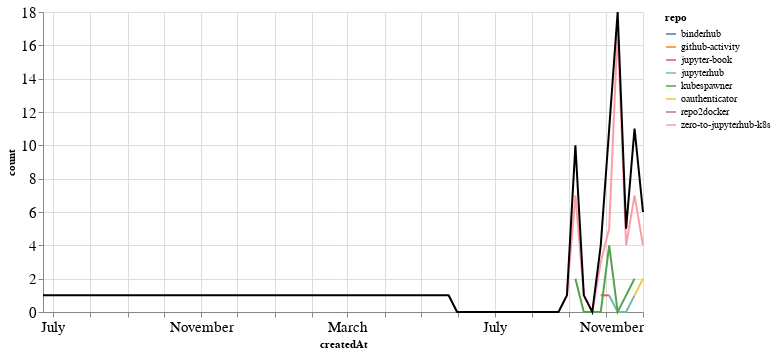

The notebook cell saved with this chart:
### Markdown cell above
## PRs

### Code cell
prs_time = prs.groupby('repo').resample('W', on='createdAt').count()['author'].reset_index()
prs_time = prs_time.rename(columns={'author': 'count'})
prs_time_total = prs_time.groupby('createdAt').agg({"count": "sum"}).reset_index()

ch1 = alt.Chart(prs_time, width=600).mark_line().encode(
    x='createdAt',
    y='count',
    color='repo',
    tooltip="repo"
)

ch2 = alt.Chart(prs_time_total, width=600).mark_line(color="black").encode(
    x='createdAt',
    y='count',
)

ch1 + ch2

### Figure 1 — Vega-Lite specification as saved in the notebook (floating-point values rounded to 4 significant figures)
{"config": {"axisLeft": {"labelFontSize": 15}, "axisBottom": {"labelFontSize": 15}}, "layer": [{"data": {"name": "data-5f4d20eecaedc1c922bbb3a88d377025"}, "mark": "line", "encoding": {"color": {"type": "nominal", "field": "repo"}, "tooltip": {"type": "nominal", "field": "repo"}, "x": {"type": "temporal", "field": "createdAt"}, "y": {"type": "quantitative", "field": "count"}}, "width": 600}, {"data": {"name": "data-9c8b4d2a4b2833ab6aa5a029981feb08"}, "mark": {"type": "line", "color": "black"}, "encoding": {"x": {"type": "temporal", "field": "createdAt"}, "y": {"type": "quantitative", "field": "count"}}, "width": 600}], "$schema": "https://vega.github.io/schema/vega-lite/v4.8.1.json", "datasets": {"data-5f4d20eecaedc1c922bbb3a88d377025": [{"repo": "binderhub", "createdAt": "2020-09-06T00:00:00", "count": 1}, {"repo": "github-activity", "createdAt": "2020-10-11T00:00:00", "count": 1}, {"repo": "jupyter-book", "createdAt": "2020-09-27T00:00:00", "count": 1}, {"repo": "jupyter-book", "createdAt": "2020-10-04T00:00:00", "count": 1}, {"repo": "jupyterhub", "createdAt": "2020-10-04T00:00:00", "count": 1}, {"repo": "jupyterhub", "createdAt": "2020-10-11T00:00:00", "count": 0}, {"repo": "jupyterhub", "createdAt": "2020-10-18T00:00:00", "count": 0}, {"repo": "jupyterhub", "createdAt": "2020-10-25T00:00:00", "count": 1}, {"repo": "kubespawner", "createdAt": "2020-09-06T00:00:00", "count": 2}, {"repo": "kubespawner", "createdAt": "2020-09-13T00:00:00", "count": 0}, {"repo": "kubespawner", "createdAt": "2020-09-20T00:00:00", "count": 0}, {"repo": "kubespawner", "createdAt": "2020-09-27T00:00:00", "count": 0}, {"repo": "kubespawner", "createdAt": "2020-10-04T00:00:00", "count": 4}, {"repo": "kubespawner", "createdAt": "2020-10-11T00:00:00", "count": 0}, {"repo": "kubespawner", "createdAt": "2020-10-18T00:00:00", "count": 1}, {"repo": "kubespawner", "createdAt": "2020-10-25T00:00:00", "count": 2}, {"repo": "oauthenticator", "createdAt": "2020-10-25T00:00:00", "count": 1}, {"repo": "oauthenticator", "createdAt": "2020-11-01T00:00:00", "count": 2}, {"repo": "repo2docker", "createdAt": "2019-06-23T00:00:00", "count": 1}, {"repo": "zero-to-jupyterhub-k8s", "createdAt": "2020-05-24T00:00:00", "count": 1}, {"repo": "zero-to-jupyterhub-k8s", "createdAt": "2020-05-31T00:00:00", "count": 0}, {"repo": "zero-to-jupyterhub-k8s", "createdAt": "2020-06-07T00:00:00", "count": 0}, {"repo": "zero-to-jupyterhub-k8s", "createdAt": "2020-06-14T00:00:00", "count": 0}, {"repo": "zero-to-jupyterhub-k8s", "createdAt": "2020-06-21T00:00:00", "count": 0}, {"repo": "zero-to-jupyterhub-k8s", "createdAt": "2020-06-28T00:00:00", "count": 0}, {"repo": "zero-to-jupyterhub-k8s", "createdAt": "2020-07-05T00:00:00", "count": 0}, {"repo": "zero-to-jupyterhub-k8s", "createdAt": "2020-07-12T00:00:00", "count": 0}, {"repo": "zero-to-jupyterhub-k8s", "createdAt": "2020-07-19T00:00:00", "count": 0}, {"repo": "zero-to-jupyterhub-k8s", "createdAt": "2020-07-26T00:00:00", "count": 0}, {"repo": "zero-to-jupyterhub-k8s", "createdAt": "2020-08-02T00:00:00", "count": 0}, {"repo": "zero-to-jupyterhub-k8s", "createdAt": "2020-08-09T00:00:00", "count": 0}, {"repo": "zero-to-jupyterhub-k8s", "createdAt": "2020-08-16T00:00:00", "count": 0}, {"repo": "zero-to-jupyterhub-k8s", "createdAt": "2020-08-23T00:00:00", "count": 0}, {"repo": "zero-to-jupyterhub-k8s", "createdAt": "2020-08-30T00:00:00", "count": 1}, {"repo": "zero-to-jupyterhub-k8s", "createdAt": "2020-09-06T00:00:00", "count": 7}, {"repo": "zero-to-jupyterhub-k8s", "createdAt": "2020-09-13T00:00:00", "count": 1}, {"repo": "zero-to-jupyterhub-k8s", "createdAt": "2020-09-20T00:00:00", "count": 0}, {"repo": "zero-to-jupyterhub-k8s", "createdAt": "2020-09-27T00:00:00", "count": 3}, {"repo": "zero-to-jupyterhub-k8s", "createdAt": "2020-10-04T00:00:00", "count": 5}, {"repo": "zero-to-jupyterhub-k8s", "createdAt": "2020-10-11T00:00:00", "count": 17}, {"repo": "zero-to-jupyterhub-k8s", "createdAt": "2020-10-18T00:00:00", "count": 4}, {"repo": "zero-to-jupyterhub-k8s", "createdAt": "2020-10-25T00:00:00", "count": 7}, {"repo": "zero-to-jupyterhub-k8s", "createdAt": "2020-11-01T00:00:00", "count": 4}], "data-9c8b4d2a4b2833ab6aa5a029981feb08": [{"createdAt": "2019-06-23T00:00:00", "count": 1}, {"createdAt": "2020-05-24T00:00:00", "count": 1}, {"createdAt": "2020-05-31T00:00:00", "count": 0}, {"createdAt": "2020-06-07T00:00:00", "count": 0}, {"createdAt": "2020-06-14T00:00:00", "count": 0}, {"createdAt": "2020-06-21T00:00:00", "count": 0}, {"createdAt": "2020-06-28T00:00:00", "count": 0}, {"createdAt": "2020-07-05T00:00:00", "count": 0}, {"createdAt": "2020-07-12T00:00:00", "count": 0}, {"createdAt": "2020-07-19T00:00:00", "count": 0}, {"createdAt": "2020-07-26T00:00:00", "count": 0}, {"createdAt": "2020-08-02T00:00:00", "count": 0}, {"createdAt": "2020-08-09T00:00:00", "count": 0}, {"createdAt": "2020-08-16T00:00:00", "count": 0}, {"createdAt": "2020-08-23T00:00:00", "count": 0}, {"createdAt": "2020-08-30T00:00:00", "count": 1}, {"createdAt": "2020-09-06T00:00:00", "count": 10}, {"createdAt": "2020-09-13T00:00:00", "count": 1}, {"createdAt": "2020-09-20T00:00:00", "count": 0}, {"createdAt": "2020-09-27T00:00:00", "count": 4}, {"createdAt": "2020-10-04T00:00:00", "count": 11}, {"createdAt": "2020-10-11T00:00:00", "count": 18}, {"createdAt": "2020-10-18T00:00:00", "count": 5}, {"createdAt": "2020-10-25T00:00:00", "count": 11}, {"createdAt": "2020-11-01T00:00:00", "count": 6}]}}
